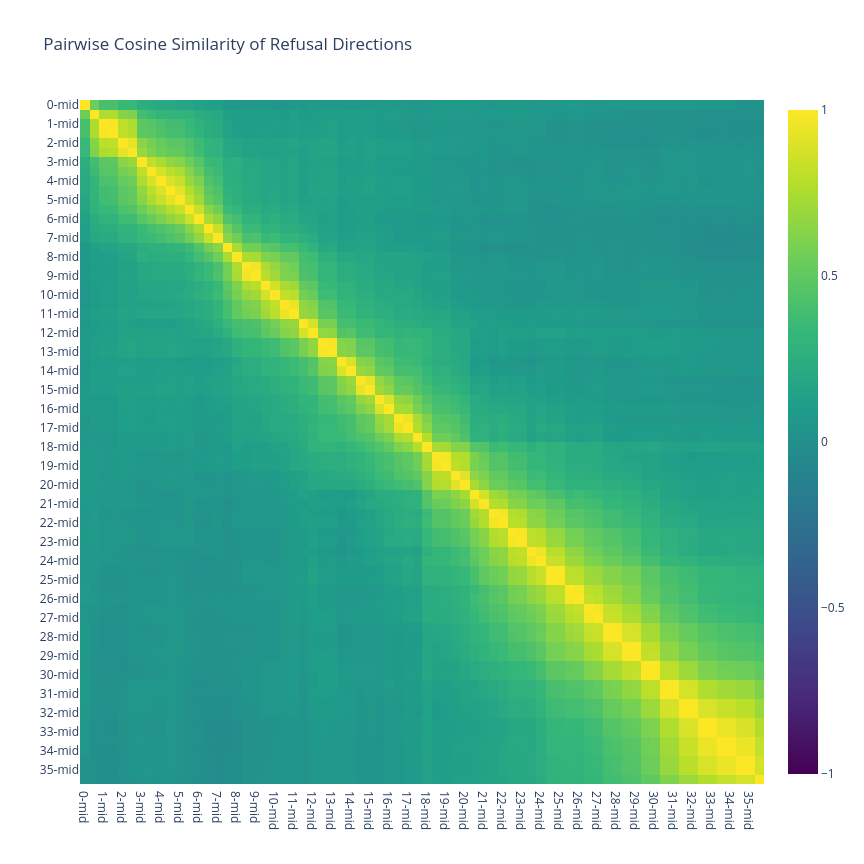

Write notebook code for a chart like this one.
### Markdown cell above
### Pairwise Cosine Similarity of Refusal Directions

### Code cell
# Compute pairwise cosine similarity of refusal directions
layer_names = []
for layer in range(num_layers):
    for pos in act_names:
        layer_names.append(f"{layer}-{pos}")

# Flatten directions for pairwise comparison
dirs = refusal_dirs.reshape(-1, refusal_dirs.shape[-1]).numpy()
A = dirs @ dirs.T

fig = px.imshow(
    A,
    x=layer_names,
    y=layer_names,
    color_continuous_scale="Viridis",
    zmin=-1,
    zmax=1,
    title="Pairwise Cosine Similarity of Refusal Directions",
)

fig.update_layout(
    width=max(800, len(layer_names) * 12),
    height=max(800, len(layer_names) * 12),
    yaxis=dict(dtick=2),
    xaxis=dict(dtick=2),
)

fig.show()
fig.write_html(VISUALIZATION_DIR / "refusal_directions_pairwise.html")

### Figure 1 — Plotly figure (JSON) as saved in the notebook; plotly's stock layout.template omitted (floating-point values rounded to 4 significant figures; data arrays with more than 128 entries replaced by an {"elided": "..."} marker saying what was removed)
{"data": [{"coloraxis": "coloraxis", "hovertemplate": "x: %{x}<br>y: %{y}<br>color: %{z}<extra></extra>", "name": "0", "type": "heatmap", "x": ["0-mid", "0-post", "1-mid", "1-post", "2-mid", "2-post", "3-mid", "3-post", "4-mid", "4-post", "5-mid", "5-post", "6-mid", "6-post", "7-mid", "7-post", "8-mid", "8-post", "9-mid", "9-post", "10-mid", "10-post", "11-mid", "11-post", "12-mid", "12-post", "13-mid", "13-post", "14-mid", "14-post", "15-mid", "15-post", "16-mid", "16-post", "17-mid", "17-post", "18-mid", "18-post", "19-mid", "19-post", "20-mid", "20-post", "21-mid", "21-post", "22-mid", "22-post", "23-mid", "23-post", "24-mid", "24-post", "25-mid", "25-post", "26-mid", "26-post", "27-mid", "27-post", "28-mid", "28-post", "29-mid", "29-post", "30-mid", "30-post", "31-mid", "31-post", "32-mid", "32-post", "33-mid", "33-post", "34-mid", "34-post", "35-mid", "35-post"], "xaxis": "x", "y": ["0-mid", "0-post", "1-mid", "1-post", "2-mid", "2-post", "3-mid", "3-post", "4-mid", "4-post", "5-mid", "5-post", "6-mid", "6-post", "7-mid", "7-post", "8-mid", "8-post", "9-mid", "9-post", "10-mid", "10-post", "11-mid", "11-post", "12-mid", "12-post", "13-mid", "13-post", "14-mid", "14-post", "15-mid", "15-post", "16-mid", "16-post", "17-mid", "17-post", "18-mid", "18-post", "19-mid", "19-post", "20-mid", "20-post", "21-mid", "21-post", "22-mid", "22-post", "23-mid", "23-post", "24-mid", "24-post", "25-mid", "25-post", "26-mid", "26-post", "27-mid", "27-post", "28-mid", "28-post", "29-mid", "29-post", "30-mid", "30-post", "31-mid", "31-post", "32-mid", "32-post", "33-mid", "33-post", "34-mid", "34-post", "35-mid", "35-post"], "yaxis": "y", "z": {"elided": "72x72 float values"}}], "layout": {"coloraxis": {"cmax": 1, "cmin": -1, "colorscale": [[0, "#440154"], [0.1111, "#482878"], [0.2222, "#3e4989"], [0.3333, "#31688e"], [0.4444, "#26828e"], [0.5556, "#1f9e89"], [0.6667, "#35b779"], [0.7778, "#6ece58"], [0.8889, "#b5de2b"], [1, "#fde725"]]}, "height": 864, "title": {"text": "Pairwise Cosine Similarity of Refusal Directions"}, "width": 864, "xaxis": {"anchor": "y", "constrain": "domain", "domain": [0, 1], "dtick": 2, "scaleanchor": "y"}, "yaxis": {"anchor": "x", "autorange": "reversed", "constrain": "domain", "domain": [0, 1], "dtick": 2}}}
